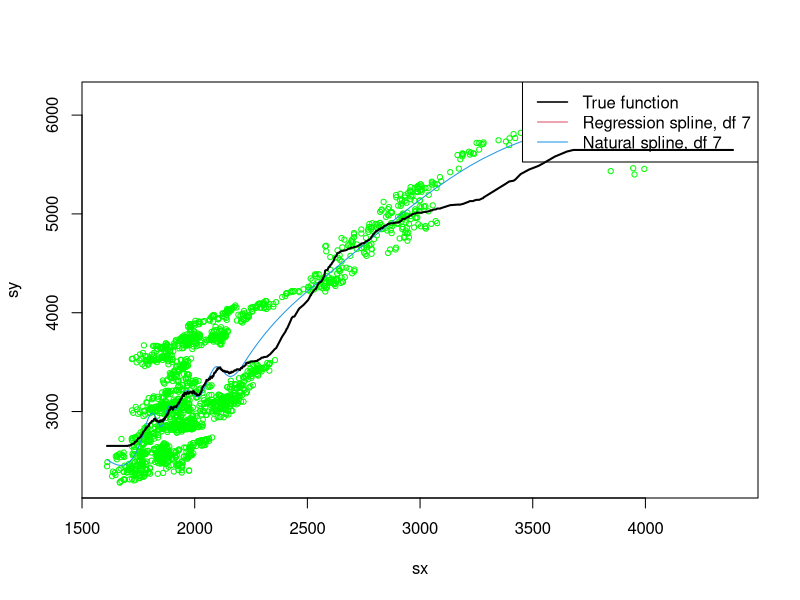

R code for this plot: (Note: this script raises an error after producing the figure.)
library(datasets)
DAX = EuStockMarkets[,1]
FTSE = EuStockMarkets[,4]
CAC = EuStockMarkets[,3]

n = length(CAC)
x = CAC
y = FTSE
xydat = data.frame(sx=sort(x),sy=y[order(x)])

plot(xydat, cex=0.7, col = "green")

# Natural spline 
library(Epi)
lm2 = lm(sy ~ Ns(sx, df=15), data = xydat)



with(data=xydat, lines(sx, lm2$fit, col=4))
legend("topright", c("True function","Regression spline, df 7","Natural spline, df 7"),
       lty=1, col=c(1,2,4), lwd = c(1.5,1,1))

# kNN regression
#install.packages("caret")
library(caret) # knnreg
kr = knnreg(sy~sx, data = xydat, k = 200)
lines(xydat$sx, predict(kr, xydat), col="black", lwd=2)

kr = kreg(x, y, bandwidth=250, grid=sort(x), kernel = "triangular")
lines(kr$x, kr$y, lwd=2)

kr = loess(sy~sx, data = xydat, span = 0.15, degree=1)
with(data=xydat, lines(sx,predict(kr, newdata = xydat),col=2))

alphas = seq(0.05, 0.20, 0.05)
cv = NULL

for (a in alphas) {
  
    cvh = 0
    for (i in 1:n) {
      xi = x[-i]
      yi = y[-i]
      fit = loess(yi~xi, span = a, degree=2)$y
      cvh = cvh + ((y[i] - fit)^2)
    }
    cv = rbind(a,cvh/n)
}


alphas = seq(0.05, 0.20, 0.05)
cv = numeric(length(alphas))

for (k in seq_along(alphas)) {
  cvh = 0; cnt = 0
  for (i in 1:n) {
    xi = x[-i]; yi = y[-i]
    fit = loess(yi ~ xi, span = alphas[k], degree = 2)
    p = predict(fit, newdata = data.frame(xi = x[i]))
    if (!is.na(p)) { cvh = cvh + (y[i] - p)^2; cnt = cnt + 1 }
  }
  cv[k] = cvh / cnt
}

data.frame(alphas, cv)
alphas[which.min(cv)]


plot(x, y, pch = 16, cex = 0.4, col = "grey60",
     xlab = "CAC", ylab = "FTSE")
o = order(x)
cols = c("blue", "red", "darkgreen", "orange")
for (k in 2:4) {
  fit = loess(y ~ x, span = alphas[k], degree = 2)
  lines(x[o], predict(fit)[o], col = cols[k], lwd = 2)
}
legend("topleft", legend = paste("span =", alphas),
       col = cols, lwd = 2, cex = 0.8)
